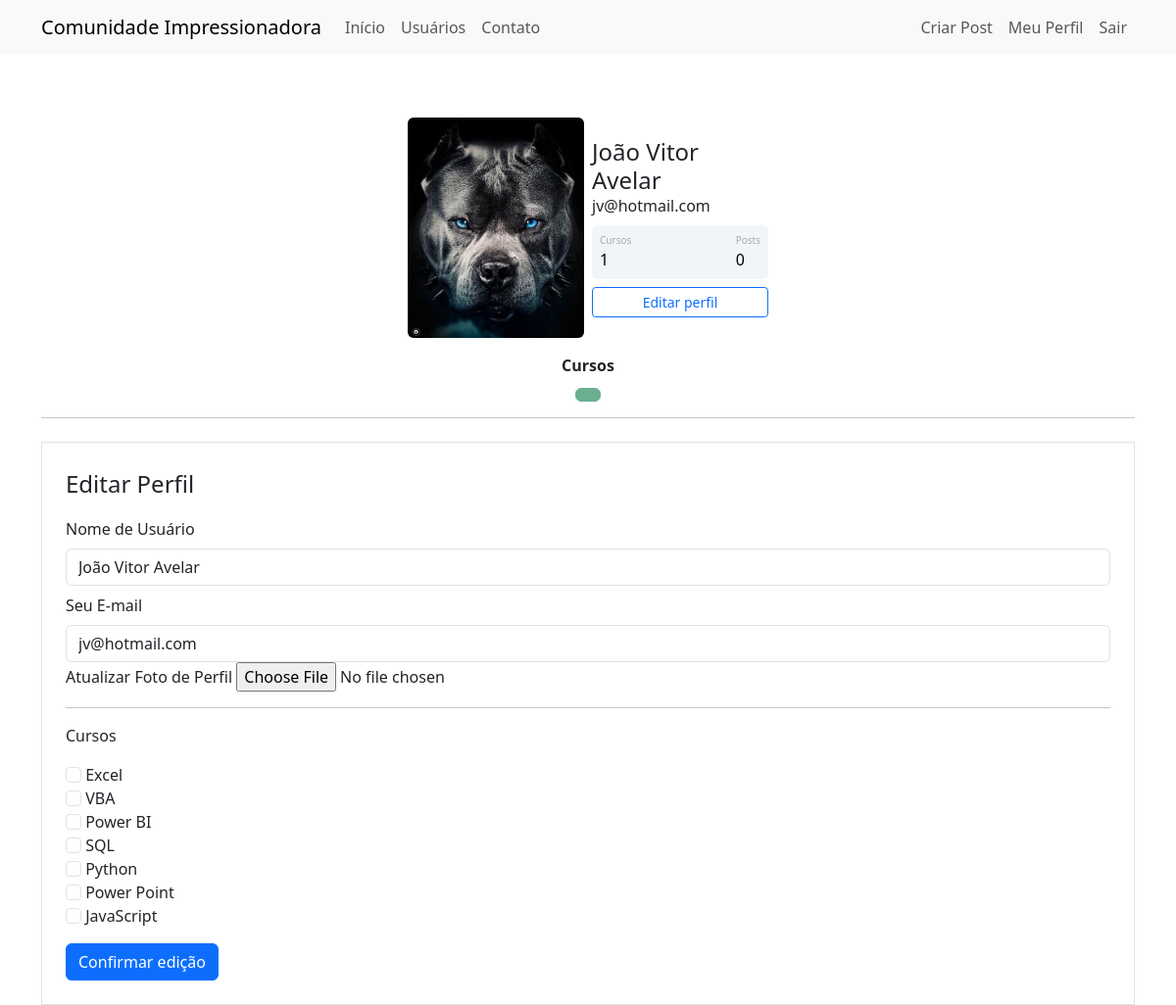
Screenshot of /perfil/editar (signed in) with the database file from the repository.
### comunidadeimpressionadora/models.py (models this page shows)
class Usuario(database.Model, UserMixin):
    id = database.Column(database.Integer, primary_key=True)
    username = database.Column(database.String, nullable=False)
    email = database.Column(database.String, nullable=False, unique=True)
    senha = database.Column(database.String, nullable=False)
    foto_perfil = database.Column(database.String, default='default.jpg')
    post = database.relationship('Post', backref='autor', lazy=True)
    cursos = database.Column(database.String, nullable=False, default='Não Informado')

### comunidadeimpressionadora/routes.py (the view)
@app.route('/perfil/editar', methods=['GET', 'POST'])
@login_required
def editar_perfil():
    form = FormEditarPerfil()
    if form.validate_on_submit():
        current_user.email = form.email.data
        current_user.username = form.username.data
        if form.foto_perfil.data:
            nome_imagem = salvar_imagem(form.foto_perfil.data)
            current_user.foto_perfil = nome_imagem
        current_user.cursos = atualizar_cursos(form)
        database.session.commit()
        flash(f'Perfil atualizado com sucesso.', "alert-success")
        return redirect(url_for('perfil'))
    elif request.method == 'GET':
        form.email.data = current_user.email
        form.username.data = current_user.username
    foto_perfil = url_for("static", filename=f"fotos_perfil/{current_user.foto_perfil}")
    return render_template('editarperfil.html', foto_perfil=foto_perfil, form=form)

### comunidadeimpressionadora/forms.py (shortened to what this page needs)
class FormEditarPerfil(FlaskForm):
    username = StringField('Nome de Usuário', validators=[DataRequired()])
    email = StringField('Seu E-mail', validators=[DataRequired(), Email()])
    foto_perfil = FileField('Atualizar Foto de Perfil', validators=[FileAllowed(['jpg', 'png'])])
    curso_excel = BooleanField('Excel')
    curso_vba = BooleanField('VBA')
    curso_powerbi = BooleanField('Power BI ')
    curso_sql = BooleanField('SQL')
    curso_python = BooleanField('Python')
    curso_powerpoint = BooleanField('Power Point ')
    curso_ppt = BooleanField('JavaScript')
    botao_editarperfil = SubmitField('Confirmar edição')

### comunidadeimpressionadora/models.py (called while the page is built)
@login_manager.user_loader
def load_usuario(id_usuario):
    return Usuario.query.get(int(id_usuario))

### comunidadeimpressionadora/templates/editarperfil.html (shortened to what this page needs)
{% extends 'perfil.html' %}
{% block form_editar_perfil %}
<div class="container">
    <hr>
    <div class="row">
    <div class="col">
        <form method="POST" action="" class="border p-4 mt-2" enctype="multipart/form-data">
            <legend>Editar Perfil</legend>
            <fieldset>
                <div class="form-group">
                    {{form.username.label(class="form-control-label mt-2")}}
                    {% if form.username.errors %}
                        {{form.username(class="form-control is-invalid")}}
                        <div class="invalid-feedback">
                        {% for erro in form.username.errors %}
                            {{ erro }}
                        {% endfor %}
                        </div>
                    {% else %}
                        {{form.username(class="form-control mt-2")}}
                    {% endif %}
                </div>
                <div class="form-group">
                    {{form.email.label(class="form-control-label mt-2")}}
                    {% if form.email.errors %}
                        {{form.email(class="form-control is-invalid")}}
                        <div class="invalid-feedback">
                        {% for erro in form.email.errors %}
                            {{ erro }}
                        {% endfor %}
                        </div>
                    {% else %}
                        {{form.email(class="form-control mt-2")}}
                    {% endif %}
                </div>
                <div class="form-group">
                    {{ form.foto_perfil.label }}
                    {{ form.foto_perfil(class="form-control-file") }}
                </div>
                <hr>
                <p>Cursos</p>
                {% for campo in form %}
                    {% if 'curso_' in campo.name %}
                        <div class="form-group">
                            {{campo(class="form-check-input ")}}
                            {{campo.label(class="form-check-label ")}}
                        </div>
                    {% endif %}
                {% endfor %}
            </fieldset>
            {{form.botao_editarperfil(class='btn btn-primary mt-3')}}
        </form>
    </div>
    </div>
</div>
{% endblock %}

### comunidadeimpressionadora/templates/perfil.html (shortened to what this page needs)
{% extends 'base.html' %}
{% block body %}
        <div class="container mt-5 d-flex justify-content-center">
            <div class="card p-3">
                <div class="d-flex align-items-center">
                    <div class="image pe-2">
                <img src="{{ foto_perfil }}" class="rounded" width="180" >
                </div>
                <div class="ml-3 w-100">
                   <h4 class="mb-0 mt-0">{{ current_user.username }}</h4>
                   <span>{{ current_user.email }}</span>
                   <div class="p-2 mt-2 bg-primary d-flex justify-content-between rounded text-white stats">
                       {% if "Não Informado" in current_user.cursos %}
                               <div class="d-flex flex-column"><span class="articles">Cursos</span><span class="number1">0 </span>
                       {% else %}
                    <div class="d-flex flex-column"><span class="articles">Cursos</span><span class="number1">{{ current_user.cursos.count(';') + 1}} </span>
                        {% endif %}
                    </div>
                    <div class="d-flex flex-column"><span class="rating">Posts</span><span class="number3">0</span>
                    </div>
                   </div>
                   <div class="button mt-2 d-flex flex-row align-items-center">
                       <a class= "w-100" href="{{url_for('editar_perfil')}}"><button class="btn btn-sm btn-outline-primary w-100">Editar perfil</button></a>
                   </div>
                </div>
                </div>
            </div>
        </div>
<div class="row justify-content-center">
    <div class="col col-4" style="text-align: center">
        <strong>Cursos</strong>
        <br>
                {% for curso in current_user.cursos.split(';') %}
                <button type="button" class="btn btn-success mt-2" disabled>{{curso}}</button>
                {% endfor %}
    </div>
</div>
    {% block form_editar_perfil %}
    {% endblock %}
{% endblock %}

### comunidadeimpressionadora/static/main.css (style rules this page uses)
.card { width: 400px; border: none; border-radius: 10px; background-color: #fff; }
.stats { background: #f2f5f8 !important; color: #000 !important; }
.articles { font-size:10px; color: #a1aab9; }
.number1 { font-weight:500; }
.rating { font-size:10px; color: #a1aab9; }
.number3 { font-weight:500; }

### rows the page displays
Usuario: username "João Vitor Avelar", email "jv@hotmail.com", cursos "1"

### other values shown
{{ campo.label(class="form-check-label ") }} "Excel" "VBA" "Power BI" "SQL" "Python" "Power Point" "JavaScript"
